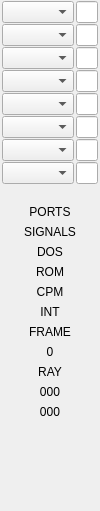
<?xml version="1.0" encoding="UTF-8"?>
<ui version="4.0">
 <class>FormDbgMisc</class>
 <widget class="QWidget" name="FormDbgMisc">
  <property name="geometry">
   <rect>
    <x>0</x>
    <y>0</y>
    <width>84</width>
    <height>511</height>
   </rect>
  </property>
  <property name="windowTitle">
   <string>Form</string>
  </property>
  <layout class="QVBoxLayout" name="verticalLayout">
   <property name="leftMargin">
    <number>2</number>
   </property>
   <property name="topMargin">
    <number>1</number>
   </property>
   <property name="rightMargin">
    <number>2</number>
   </property>
   <property name="bottomMargin">
    <number>5</number>
   </property>
   <item>
    <widget class="QWidget" name="widMMap" native="true">
     <layout class="QGridLayout" name="gridMMap">
      <property name="leftMargin">
       <number>0</number>
      </property>
      <property name="topMargin">
       <number>0</number>
      </property>
      <property name="rightMargin">
       <number>0</number>
      </property>
      <property name="bottomMargin">
       <number>0</number>
      </property>
      <property name="horizontalSpacing">
       <number>2</number>
      </property>
      <property name="verticalSpacing">
       <number>1</number>
      </property>
      <item row="0" column="0">
       <widget class="QComboBox" name="cbPG0"/>
      </item>
      <item row="0" column="1">
       <widget class="xHexSpin" name="numPG0"/>
      </item>
      <item row="1" column="0">
       <widget class="QComboBox" name="cbPG1"/>
      </item>
      <item row="1" column="1">
       <widget class="xHexSpin" name="numPG1"/>
      </item>
      <item row="2" column="0">
       <widget class="QComboBox" name="cbPG2"/>
      </item>
      <item row="2" column="1">
       <widget class="xHexSpin" name="numPG2"/>
      </item>
      <item row="3" column="0">
       <widget class="QComboBox" name="cbPG3"/>
      </item>
      <item row="3" column="1">
       <widget class="xHexSpin" name="numPG3"/>
      </item>
      <item row="4" column="0">
       <widget class="QComboBox" name="cbPG4"/>
      </item>
      <item row="4" column="1">
       <widget class="xHexSpin" name="numPG4"/>
      </item>
      <item row="5" column="0">
       <widget class="QComboBox" name="cbPG5"/>
      </item>
      <item row="5" column="1">
       <widget class="xHexSpin" name="numPG5"/>
      </item>
      <item row="6" column="0">
       <widget class="QComboBox" name="cbPG6"/>
      </item>
      <item row="6" column="1">
       <widget class="xHexSpin" name="numPG6"/>
      </item>
      <item row="7" column="0">
       <widget class="QComboBox" name="cbPG7"/>
      </item>
      <item row="7" column="1">
       <widget class="xHexSpin" name="numPG7"/>
      </item>
      <item row="8" column="0" colspan="2">
       <widget class="QLabel" name="labFMaps">
        <property name="autoFillBackground">
         <bool>true</bool>
        </property>
        <property name="alignment">
         <set>Qt::AlignCenter</set>
        </property>
       </widget>
      </item>
     </layout>
    </widget>
   </item>
   <item>
    <widget class="QLabel" name="labPorts">
     <property name="text">
      <string>PORTS</string>
     </property>
     <property name="alignment">
      <set>Qt::AlignCenter</set>
     </property>
    </widget>
   </item>
   <item>
    <layout class="QFormLayout" name="formPort">
     <property name="verticalSpacing">
      <number>1</number>
     </property>
     <property name="fieldGrowthPolicy">
      <enum>QFormLayout::FieldsStayAtSizeHint</enum>
     </property>
     <property name="formAlignment">
      <set>Qt::AlignHCenter|Qt::AlignTop</set>
     </property>
     <property name="labelAlignment">
      <set>Qt::AlignRight|Qt::AlignVCenter</set>
     </property>
    </layout>
   </item>
   <item>
    <widget class="QLabel" name="labHeadSignal">
     <property name="font">
      <font>
       <pointsize>9</pointsize>
      </font>
     </property>
     <property name="text">
      <string>SIGNALS</string>
     </property>
     <property name="alignment">
      <set>Qt::AlignCenter</set>
     </property>
    </widget>
   </item>
   <item>
    <widget class="QLabel" name="labDOS">
     <property name="autoFillBackground">
      <bool>true</bool>
     </property>
     <property name="text">
      <string>DOS</string>
     </property>
     <property name="alignment">
      <set>Qt::AlignCenter</set>
     </property>
    </widget>
   </item>
   <item>
    <widget class="QLabel" name="labROM">
     <property name="autoFillBackground">
      <bool>true</bool>
     </property>
     <property name="text">
      <string>ROM</string>
     </property>
     <property name="alignment">
      <set>Qt::AlignCenter</set>
     </property>
    </widget>
   </item>
   <item>
    <widget class="QLabel" name="labCPM">
     <property name="autoFillBackground">
      <bool>true</bool>
     </property>
     <property name="text">
      <string>CPM</string>
     </property>
     <property name="alignment">
      <set>Qt::AlignCenter</set>
     </property>
    </widget>
   </item>
   <item>
    <widget class="QLabel" name="labINT">
     <property name="autoFillBackground">
      <bool>true</bool>
     </property>
     <property name="text">
      <string>INT</string>
     </property>
     <property name="alignment">
      <set>Qt::AlignCenter</set>
     </property>
    </widget>
   </item>
   <item>
    <widget class="QLabel" name="labHeadFrame">
     <property name="font">
      <font>
       <pointsize>9</pointsize>
      </font>
     </property>
     <property name="text">
      <string>FRAME</string>
     </property>
     <property name="alignment">
      <set>Qt::AlignCenter</set>
     </property>
    </widget>
   </item>
   <item>
    <widget class="QLabel" name="labFrame">
     <property name="autoFillBackground">
      <bool>true</bool>
     </property>
     <property name="text">
      <string>0</string>
     </property>
     <property name="alignment">
      <set>Qt::AlignCenter</set>
     </property>
    </widget>
   </item>
   <item>
    <widget class="QLabel" name="labHeadRay">
     <property name="font">
      <font>
       <pointsize>9</pointsize>
      </font>
     </property>
     <property name="text">
      <string>RAY</string>
     </property>
     <property name="alignment">
      <set>Qt::AlignCenter</set>
     </property>
    </widget>
   </item>
   <item>
    <widget class="QLabel" name="labRX">
     <property name="autoFillBackground">
      <bool>true</bool>
     </property>
     <property name="text">
      <string>000</string>
     </property>
     <property name="alignment">
      <set>Qt::AlignCenter</set>
     </property>
    </widget>
   </item>
   <item>
    <widget class="QLabel" name="labRY">
     <property name="autoFillBackground">
      <bool>true</bool>
     </property>
     <property name="text">
      <string>000</string>
     </property>
     <property name="alignment">
      <set>Qt::AlignCenter</set>
     </property>
    </widget>
   </item>
   <item>
    <spacer name="verticalSpacer_10">
     <property name="orientation">
      <enum>Qt::Vertical</enum>
     </property>
     <property name="sizeHint" stdset="0">
      <size>
       <width>20</width>
       <height>45</height>
      </size>
     </property>
    </spacer>
   </item>
  </layout>
 </widget>
 <customwidgets>
  <customwidget>
   <class>xHexSpin</class>
   <extends>QLineEdit</extends>
   <header location="global">stdlib.h</header>
  </customwidget>
 </customwidgets>
 <resources/>
 <connections/>
</ui>
